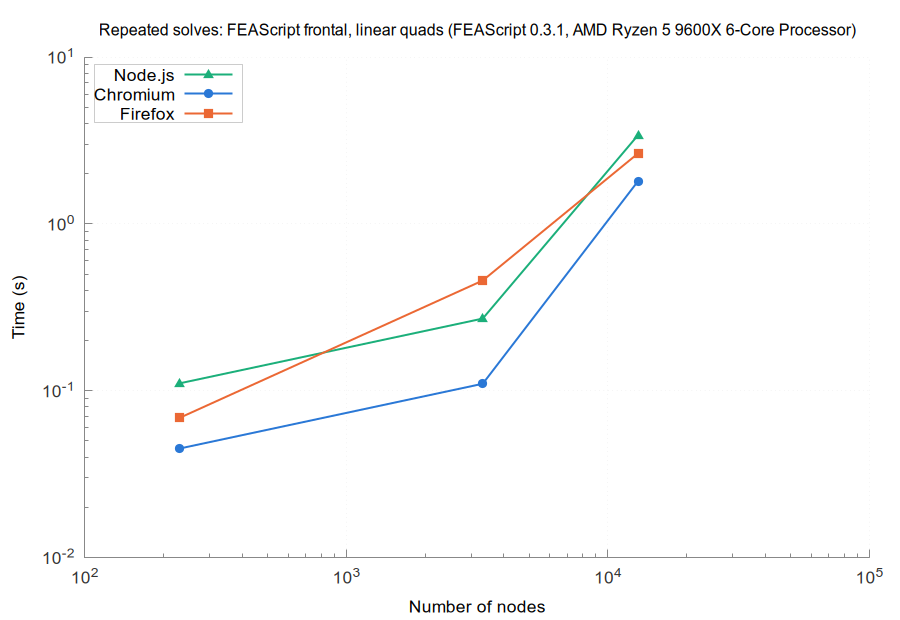

Source code (gnuplot):
set terminal pngcairo size 900,620 font 'Arial,13'
set border 3 lc rgb '#888888'; set tics nomirror tc rgb '#333333'
set grid lc rgb '#e6e6e6' lw 1; set key top left box lc rgb '#cccccc' opaque
set logscale xy; set format y '10^{%L}'; set format x '10^{%L}'
set output 'browsers_FEAScript_frontal_linear_quads_repeated.png'
set title 'Repeated solves: FEAScript frontal, linear quads (FEAScript 0.3.1, AMD Ryzen 5 9600X 6-Core Processor)' font 'Arial,12'
set xlabel 'Number of nodes'
set ylabel 'Time (s)'
plot 'browsers_FEAScript_frontal_linear_quads_repeated_node.dat' u 1:2 w lp lw 2 pt 9 ps 1.2 lc rgb '#1baf7a' t 'Node.js', \
     'browsers_FEAScript_frontal_linear_quads_repeated_chromium.dat' u 1:2 w lp lw 2 pt 7 ps 1.2 lc rgb '#2a78d6' t 'Chromium', \
     'browsers_FEAScript_frontal_linear_quads_repeated_firefox.dat' u 1:2 w lp lw 2 pt 5 ps 1.2 lc rgb '#eb6834' t 'Firefox'
